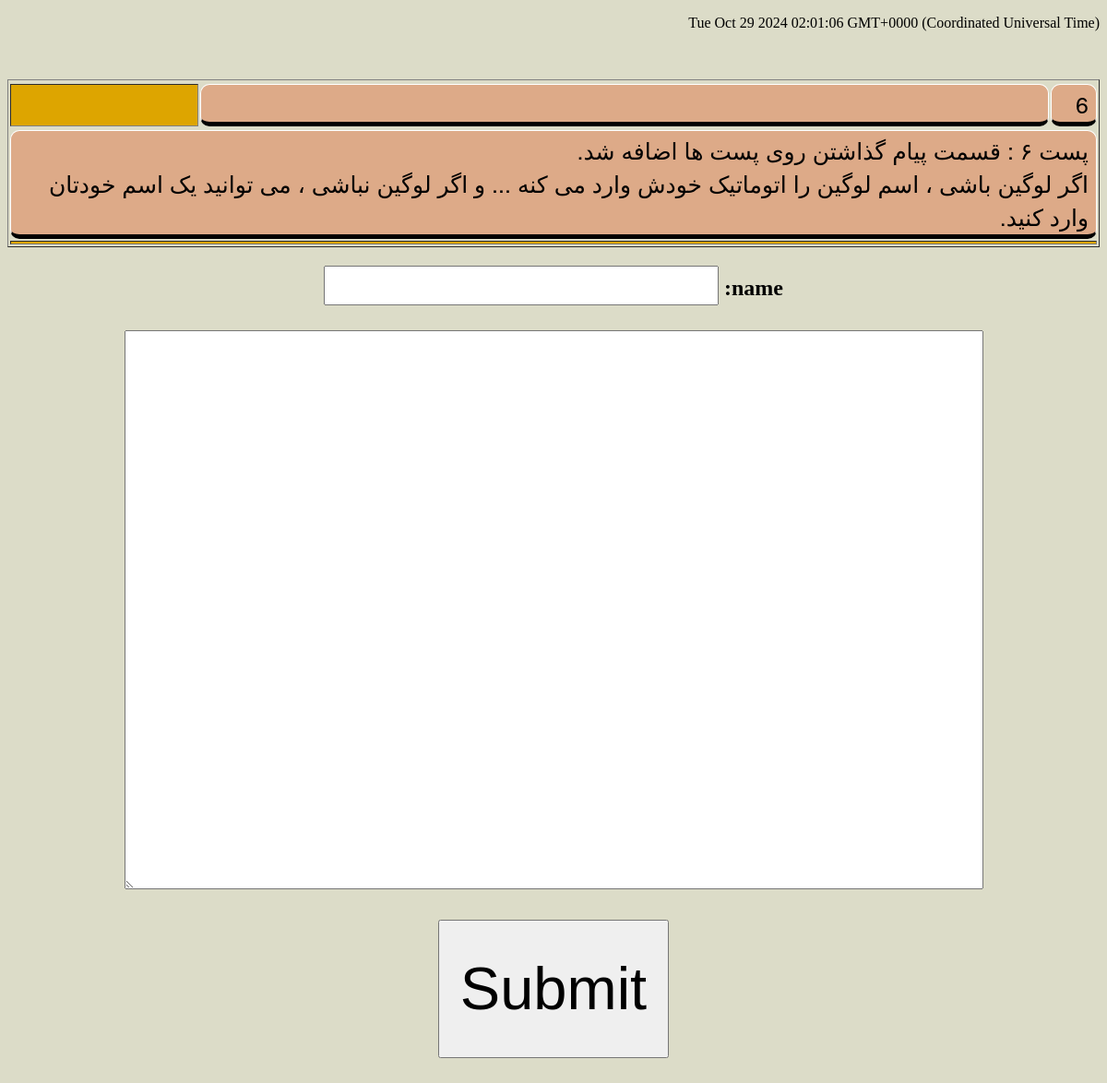
Page /msg/a_write_msg.php?number=6 on the committed database.
### tables this page shows
CREATE TABLE `s110_posts` (
  `number` bigint(20) NOT NULL,
  `news` text NOT NULL,
  `the_date` varchar(30) NOT NULL,
  `the_week` varchar(20) NOT NULL,
  `the_hour` varchar(30) NOT NULL
);

### msg/a_write_msg.php (the view, shortened to what this page needs)
<!DOCTYPE html>
<!DOCTYPE html PUBLIC "-//W3C//DTD XHTML 1.0 Transitional//EN" "http://www.w3.org/TR/xhtml1/DTD/xhtml1-transitional.dtd">
<html dir="rtl">
<head>
 </head>
<body>
<p id="demo"></p>
       <?php
            require "../base/ccoonn.php";
          include "../functions/functions.php";
$post_number=$_GET['number'];
 echo"<div id='para_total'>";
$sql = "SELECT * FROM s110_posts WHERE  number=$post_number";
$result = mysqli_query($ccoonn ,$sql );
echo"<center>";
echo"<table border=1>";
while($info = mysqli_fetch_array( $result ))
        {
     echo"<tr>";
    $number=$info['number'];
     include"../parts_of_index/my_str_replace.php";
             $news=$info['news'];
echo"<tr><td id='t1'>";   echo $number;  echo"</td>";
echo"<td id='t2'>";
 echo"</td>";
echo"<td id='t4'>";  echo $the_date;   echo"</td><tr>";
echo"<tr><td colspan='4' id='t3'>";
echo nl2br($news);
 echo"</td></tr>";
echo"<tr><td colspan='4' id='t5'>";
  echo"</td></tr>";
             echo"</tr>";                                              }
echo"</table>";
  echo"</center>";
if(      !isset  ($_POST['action_post'] )    )
{
include"a_msg_form.php";
}
                 echo"<br>";
                 echo"<br>";
    echo"</div>";
                                                                                        ?>
 </body>
 </html>

### parts_of_index/my_str_replace.php
<?php
if (isset ($info['news']) )
{
     $info['news']=str_replace("qz","'",$info['news']);
     $info['news']=str_replace("[Img]","<img src='",$info['news']);
     $info['news']=str_replace("[/Img]","'>",$info['news']);
     $info['news']=str_replace("[Url]","<a href='",$info['news']);
     $info['news']=str_replace("[Url_m]","'>",$info['news']);
     $info['news']=str_replace("[/Url]","</a>",$info['news']);
     $info['news']=str_replace("[center]","<center>",$info['news']);
     $info['news']=str_replace("[/center]","</center>",$info['news']);
     $info['news']=str_replace("[left]","<div style='text-align: left;'>",$info['news']);
     $info['news']=str_replace("[/left]","</div>",$info['news']);
     $info['news']=str_replace("[right]","<div style='text-align: right;'>",$info['news']);
     $info['news']=str_replace("[/right]","</div>",$info['news']);
     $info['news']=str_replace("[red]","<span style='color: Red'>",$info['news']);
     $info['news']=str_replace("[/red]","</span>",$info['news']);
     $info['news']=str_replace("[blue]","<span style='color: Blue'>",$info['news']);
     $info['news']=str_replace("[/blue]","</span>",$info['news']);
     $info['news']=str_replace("[color]","<span style='color:",$info['news']);
     $info['news']=str_replace("[bgcolor]","<span style='background-color:",$info['news']);
     $info['news']=str_replace("[color_m]","'>",$info['news']);
     $info['news']=str_replace("[/color]","</span>",$info['news']);
     $info['news']=str_replace("imagenumber=","<img src='http://victory.rf.gd/web/images/attachs/f",$info['news']);
          $info['news']=str_replace("size=100",".jpg' width='100' height='auto'>",$info['news']);
               $info['news']=str_replace("size=150",".jpg' width='150' height='auto'>",$info['news']);
     $info['news']=str_replace("size=200",".jpg' width='200' height='auto'>",$info['news']);
          $info['news']=str_replace("size=250",".jpg' width='250' height='auto'>",$info['news']);
        $info['news']=str_replace("size=300",".jpg' width='300' height='auto'>",$info['news']);
        $info['news']=str_replace("size=350",".jpg' width='350' height='auto'>",$info['news']);
     $info['news']=str_replace("size=400",".jpg' width='400' height='auto'>",$info['news']);
          $info['news']=str_replace("size=450",".jpg' width='450' height='auto'>",$info['news']);
             $info['news']=str_replace("size=500",".jpg' width='500' height='auto'>",$info['news']);
             $info['news']=str_replace("size=550",".jpg' width='550' height='auto'>",$info['news']);
     $info['news']=str_replace("size=600",".jpg' width='600' height='auto'>",$info['news']);
     $info['news']=str_replace("size=650",".jpg' width='650' height='auto'>",$info['news']);
       $info['news']=str_replace("size=700",".jpg' width='700' height='auto'>",$info['news']);
         $info['news']=str_replace("size=750",".jpg' width='750' height='auto'>",$info['news']);
     $info['news']=str_replace("size=800",".jpg' width='800' height='auto'>",$info['news']);
    $info['news']=str_replace("☆☆☆☆T","",$info['news']);
       $info['news']=str_replace("pngnumber=","<img src='http://victory.rf.gd/web/images/attachs/png/f",$info['news']);
          $info['news']=str_replace("sizep=100",".png' width='100' height='auto'>",$info['news']);
               $info['news']=str_replace("sizep=150",".png' width='150' height='auto'>",$info['news']);
     $info['news']=str_replace("sizep=200",".png' width='200' height='auto'>",$info['news']);
          $info['news']=str_replace("sizep=250",".png' width='250' height='auto'>",$info['news']);
        $info['news']=str_replace("sizep=300",".png' width='300' height='auto'>",$info['news']);
        $info['news']=str_replace("sizep=350",".png' width='350' height='auto'>",$info['news']);
     $info['news']=str_replace("sizep=400",".png' width='400' height='auto'>",$info['news']);
          $info['news']=str_replace("sizep=450",".png' width='450' height='auto'>",$info['news']);
             $info['news']=str_replace("sizep=500",".png' width='500' height='auto'>",$info['news']);
             $info['news']=str_replace("sizep=550",".png' width='550' height='auto'>",$info['news']);
     $info['news']=str_replace("sizep=600",".png' width='600' height='auto'>",$info['news']);
     $info['news']=str_replace("sizep=650",".png' width='650' height='auto'>",$info['news']);
       $info['news']=str_replace("sizep=700",".png' width='700' height='auto'>",$info['news']);
         $info['news']=str_replace("sizep=750",".png' width='750' height='auto'>",$info['news']);
     $info['news']=str_replace("sizep=800",".png' width='800' height='auto'>",$info['news']);
    $info['news']=str_replace("☆☆☆☆T","",$info['news']);
       $info['news']=str_replace("[font5]","<div style='font-size:5px;'>",$info['news']);
       $info['news']=str_replace("[font10]","<div style='font-size:10px;'>",$info['news']);
       $info['news']=str_replace("[font20]","<div style='font-size:20px;'>",$info['news']);
       $info['news']=str_replace("[font30]","<div style='font-size:30px;'>",$info['news']);
     $info['news']=str_replace("[font40]","<div style='font-size:40px;'>",$info['news']);
     $info['news']=str_replace("[font50]","<div style='font-size:50px;'>",$info['news']);
     $info['news']=str_replace("[font60]","<div style='font-size:60px;'>",$info['news']);
       $info['news']=str_replace("[font70]","<div style='font-size:70px;'>",$info['news']);
     $info['news']=str_replace("[font80]","<div style='font-size:80px;'>",$info['news']);
     $info['news']=str_replace("[font90]","<div style='font-size:90px;'>",$info['news']);
     $info['news']=str_replace("[font100]","<div style='font-size:100px;'>",$info['news']);
     $info['news']=str_replace("[font150]","<div style='font-size:150px;'>",$info['news']);
     $info['news']=str_replace("[font200]","<div style='font-size:200px;'>",$info['news']);
     $info['news']=str_replace("[font250]","<div style='font-size:250px;'>",$info['news']);
     $info['news']=str_replace("[font300]","<div style='font-size:300px;'>",$info['news']);
     $info['news']=str_replace("[font350]","<div style='font-size:350px;'>",$info['news']);
     $info['news']=str_replace("[font400]","<div style='font-size:400px;'>",$info['news']);
       $info['news']=str_replace("[/font]","</div>",$info['news']);
}
     ?>

### msg/a_write_msg.php (style rules this page uses)
body { background-image: url('../images/flowers1.jpg'); background-color:rgba(220,220,200,1); }
#t1 { border: 5px solid black; width:2%; background-color: #ddaa88; margin-left: 20px; margin-right: 30px; text-align: right; padding-right: 40px; border-spacing: 50px; font-size: 25px; border-left: 1px solid #ffffff; border-right: 1px solid #ffffff; border-top: 1px solid #ffffff; padding: 2px 8px; border-radius: 10px; font-family: 'helvetica neue', helvetica, arial, sans-serif; }
#t2 { border: 5px solid black; width:45%; background-color: #ddaa88; margin-left: 20px; margin-right: 30px; text-align: right; padding-right: 40px border-spacing: 50px; font-size: 25px; border-left: 1px solid #ffffff; border-right: 1px solid #ffffff; border-top: 1px solid #ffffff; padding: 2px 8px; border-radius: 10px; font-family: 'helvetica neue', helvetica, arial, sans-serif; }
#t3 { border: 5px solid black; width:10%; background-color: #ddaa88; margin-left: 20px; margin-right: 30px; text-align: right; padding-right: 40px border-spacing: 50px; font-size: 25px; border-left: 1px solid #ffffff; border-right: 1px solid #ffffff; border-top: 1px solid #ffffff; padding: 2px 8px; border-radius: 10px; font-family: 'helvetica neue', helvetica, arial, sans-serif; }
#t4 { background-color: #dda500; width:10%; }
#t5 { background-color: #dda500; }

### rows in the picture
s110_posts: number "6", news "پست ۶ : قسمت پیام گذاشتن روی پست ها اضافه شد. اگر لوگین باشی ، اسم لوگین را اتوماتیک خودش وارد می کنه ... و اگر لوگین نباشی ، می توانید یک اسم خودتان وارد کنید."
